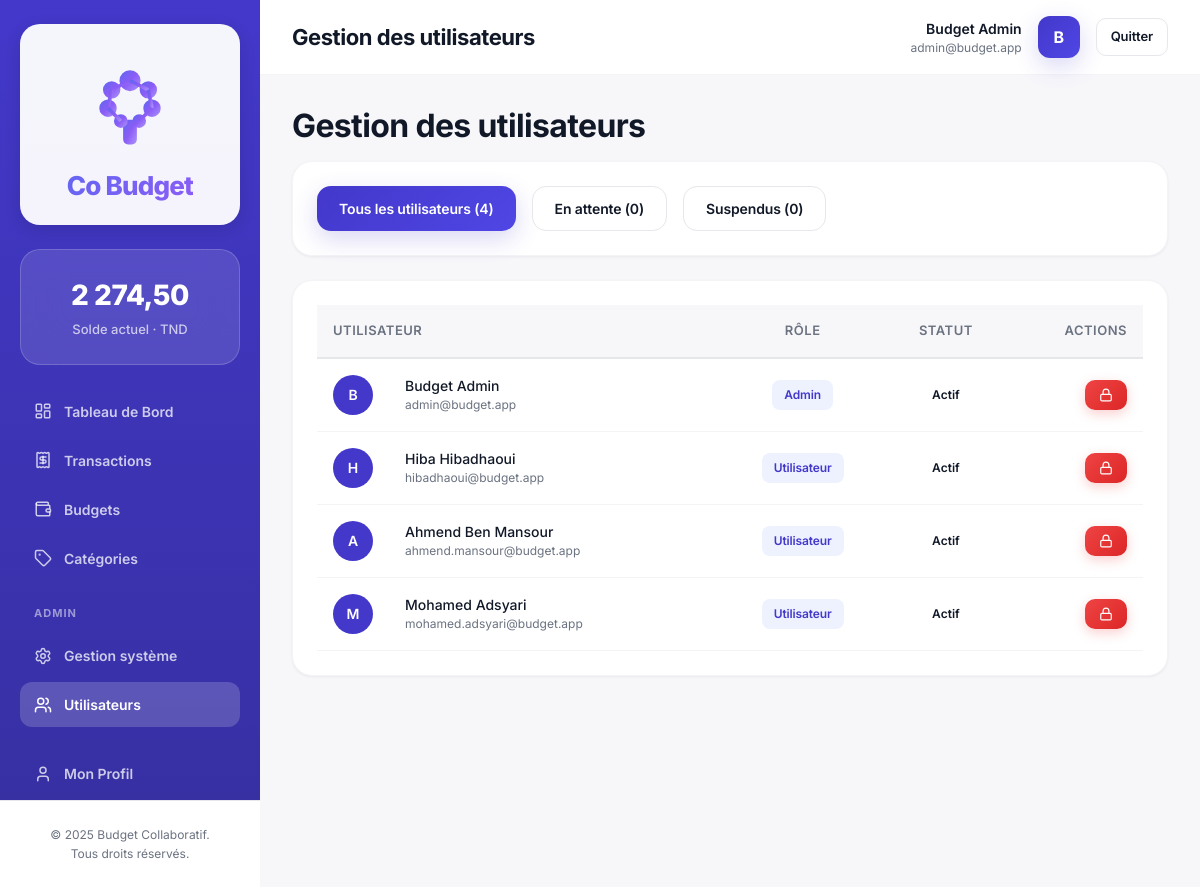
The app's page /modules/admin/users_list.php (signed in) with its own data.
### tables this page shows
CREATE TABLE IF NOT EXISTS utilisateurs (
  id INT PRIMARY KEY AUTO_INCREMENT,
  nom VARCHAR(100) NOT NULL,
  prenom VARCHAR(100) NOT NULL,
  email VARCHAR(255) UNIQUE NOT NULL,
  mot_de_passe VARCHAR(255) NOT NULL,
  role ENUM('visiteur', 'utilisateur', 'admin') DEFAULT 'utilisateur',
  statut ENUM('inactif', 'actif', 'suspendu') DEFAULT 'inactif',
  date_creation TIMESTAMP DEFAULT CURRENT_TIMESTAMP,
  updated_at TIMESTAMP DEFAULT CURRENT_TIMESTAMP ON UPDATE CURRENT_TIMESTAMP,
  INDEX idx_email (email),
  INDEX idx_statut (statut),
  INDEX idx_role (role)
);

### helpers/auth_helper.php (called while the page is built, shortened)
<?php
function getCurrentUser() {
    return $_SESSION['user'] ?? null;
}

### helpers/validation_helper.php (called while the page is built, shortened)
<?php
function sanitize($input) {
    $input = trim($input);
    $input = stripslashes($input);
    $input = htmlspecialchars($input, ENT_QUOTES, 'UTF-8');
    return $input;
}

### modules/admin/users_list.php (the view, shortened to what this page needs)
<?php
require_once '../../config/database.php';
require_once '../../helpers/auth_helper.php';
require_once '../../helpers/validation_helper.php';
$pageTitle = 'Gestion des utilisateurs';
$customCSS = 'admin.css';
$filter = sanitize($_GET['filter'] ?? '');
try {
    $totalCount = (int)$pdo->query('SELECT COUNT(*) FROM utilisateurs')->fetchColumn();
    $inactiveCount = (int)$pdo->query('SELECT COUNT(*) FROM utilisateurs WHERE statut = "inactif"')->fetchColumn();
    $suspendedCount = (int)$pdo->query('SELECT COUNT(*) FROM utilisateurs WHERE statut = "suspendu"')->fetchColumn();
} catch (PDOException $e) {
    $totalCount = $inactiveCount = $suspendedCount = 0;
}
try {
    $query = 'SELECT * FROM utilisateurs WHERE 1=1';
    $params = [];
    $query .= ' ORDER BY date_creation DESC';
    $stmt = $pdo->prepare($query);
    $stmt->execute($params);
    $users = $stmt->fetchAll();
} catch (PDOException $e) {
    error_log('Database error: ' . $e->getMessage());
    $users = [];
}
require_once '../../views/layouts/header.php';
?>
<div style="margin-bottom: var(--spacing-lg);">
    <h1>Gestion des utilisateurs</h1>
    <div class="card" style="margin-bottom: var(--spacing-lg);">
        <div style="display: flex; gap: var(--spacing-base); flex-wrap: wrap;">
            <a href="<?php echo BASE_URL; ?>/modules/admin/users_list.php" class="btn <?php echo !$filter ? 'btn-primary' : 'btn-secondary'; ?>">
                Tous les utilisateurs (<?php echo $totalCount; ?>)
            </a>
            <a href="<?php echo BASE_URL; ?>/modules/admin/users_list.php?filter=inactive" class="btn <?php echo $filter === 'inactive' ? 'btn-primary' : 'btn-secondary'; ?>">
                En attente (<?php echo $inactiveCount; ?>)
            </a>
            <a href="<?php echo BASE_URL; ?>/modules/admin/users_list.php?filter=suspended" class="btn <?php echo $filter === 'suspended' ? 'btn-primary' : 'btn-secondary'; ?>">
                Suspendus (<?php echo $suspendedCount; ?>)
            </a>
        </div>
    </div>
</div>
<div class="card">
    <?php if (empty($users)): ?>
        <p class="text-center text-muted" style="padding: var(--spacing-lg);">
            Aucun utilisateur trouvé.
        </p>
    <?php else: ?>
        <table class="users-table">
            <thead>
                <tr style="border-bottom: 2px solid var(--color-border);">
                    <th style="padding: var(--spacing-base); text-align: left; font-weight: 600;">Utilisateur</th>
                    <th style="padding: var(--spacing-base); text-align: center; font-weight: 600;">Rôle</th>
                    <th style="padding: var(--spacing-base); text-align: center; font-weight: 600;">Statut</th>
                    <th style="padding: var(--spacing-base); text-align: right; font-weight: 600;">Actions</th>
                </tr>
            </thead>
            <tbody>
                <?php foreach ($users as $user): ?>
                    <tr style="border-bottom: 1px solid var(--color-border);">
                        <td style="padding: var(--spacing-base);">
                            <div style="display: flex; align-items: center; gap: var(--spacing-base);">
                                <div class="user-avatar" style="flex-shrink: 0;">
                                    <?php echo strtoupper(substr($user['prenom'], 0, 1)); ?>
                                </div>
                                <div>
                                    <div style="font-weight: 500;">
                                        <?php echo htmlspecialchars($user['prenom'] . ' ' . $user['nom']); ?>
                                    </div>
                                    <div style="font-size: 12px; color: var(--color-text-secondary);">
                                        <?php echo htmlspecialchars($user['email']); ?>
                                    </div>
                                </div>
                            </div>
                        </td>
                        <td style="padding: var(--spacing-base); text-align: center;">
                            <span class="badge badge-primary">
                                <?php echo ucfirst($user['role']); ?>
                            </span>
                        </td>
                        <td style="padding: var(--spacing-base); text-align: center;">
                            <span class="status-badge status-<?php echo $user['statut']; ?>">
                                <?php echo ucfirst($user['statut']); ?>
                            </span>
                        </td>
                        <td style="padding: var(--spacing-base); text-align: right;">
                            <div style="display: flex; gap: var(--spacing-sm); justify-content: flex-end;">
                                <?php if ($user['statut'] === 'actif'): ?>
                                    <form method="POST" style="display: inline;" class="suspend-form">
                                        <button type="button" class="btn btn-danger btn-sm" title="Suspendre le compte" onclick="confirmSuspend(this.form)">
                                            <i data-lucide="lock" style="width: 14px; height: 14px;"></i>
                                        </button>
                                    </form>
                                <?php endif; ?>
                            </div>
                        </td>
                    </tr>
                <?php endforeach; ?>
            </tbody>
        </table>
    <?php endif; ?>
</div>
<?php require_once '../../views/layouts/footer.php'; ?>

### views/layouts/header.php (shortened to what this page needs)
<?php
require_once __DIR__ . '/../../helpers/auth_helper.php';
$user = getCurrentUser();
?>
<!DOCTYPE html>
<html lang="fr">
<head>
    <link rel="stylesheet" href="<?php echo BASE_URL; ?>/assets/css/global.css?v=<?php echo time(); ?>">
    <?php if (isset($customCSS)): ?>
        <link rel="stylesheet" href="<?php echo BASE_URL; ?>/assets/css/<?php echo $customCSS; ?>?v=<?php echo time(); ?>">
    <?php endif; ?>
</head>
<body>
    <div style="display: grid; grid-template-columns: <?php echo $user ? '260px 1fr' : '1fr'; ?>; min-height: 100vh; background-color: var(--color-bg);">
        <?php if ($user): ?>
            <?php require_once __DIR__ . '/sidebar.php'; ?>
        <?php endif; ?>
        <div style="display: flex; flex-direction: column; min-height: 100vh; min-width: 0; overflow-x: hidden;">
            <header style="
                background-color: var(--color-surface);
                border-bottom: 1px solid var(--color-border-light);
                padding: 16px var(--spacing-xl);
                display: flex;
                justify-content: space-between;
                align-items: center;
                position: sticky;
                top: 0;
                z-index: 100;
            ">
                <div>
                    <h2 style="margin: 0; font-size: 22px; font-weight: 700; color: var(--color-text-primary);">
                        <?php echo isset($pageTitle) ? htmlspecialchars($pageTitle) : APP_NAME; ?>
                    </h2>
                </div>
                <?php if ($user): ?>
                    <div style="display: flex; align-items: center; gap: 16px;">
                        <div style="text-align: right;">
                            <div style="font-size: 14px; font-weight: 600; color: var(--color-text-primary);">
                                <?php echo htmlspecialchars($user['prenom']); ?> <?php echo htmlspecialchars($user['nom']); ?>
                            </div>
                            <div style="font-size: 12px; color: var(--color-text-secondary);">
                                <?php echo htmlspecialchars($user['email']); ?>
                            </div>
                        </div>
                        <a href="<?php echo BASE_URL; ?>/modules/users/profile.php" title="Mon profil" style="
                            display: flex;
                            align-items: center;
                            justify-content: center;
                            width: 42px;
                            height: 42px;
                            border-radius: 12px;
                            background: linear-gradient(135deg, var(--color-primary) 0%, var(--color-primary-light) 100%);
                            color: white;
                            font-weight: 700;
                            font-size: 16px;
                            transition: var(--transition);
                            box-shadow: var(--shadow-indigo);
                        " onmouseover="this.style.transform='scale(1.05)'" onmouseout="this.style.transform='scale(1)'">
                            <?php echo strtoupper(substr($user['prenom'], 0, 1)); ?>
                        </a>
                        <a href="<?php echo BASE_URL; ?>/modules/auth/logout.php" class="btn btn-secondary btn-sm" title="Déconnexion">
                            Quitter
                        </a>
                    </div>
                <?php else: ?>
                    <a href="<?php echo BASE_URL; ?>/modules/auth/login.php" class="btn btn-primary">
                        Se connecter
                    </a>
                <?php endif; ?>
            </header>
            <main style="
                flex: 1;
                padding: var(--spacing-xl);
                overflow-y: auto;
                width: 100%;
                box-sizing: border-box;
            ">

### assets/css/global.css (style rules this page uses)
:root { --color-primary: #4338CA; --color-primary-light: #4F46E5; --color-primary-hover: #3730A3; --color-primary-bg: #EEF2FF; --color-secondary: #4FC3F7; --color-coral: #FF8A8A; --color-bg: #F7F7FA; --color-bg-secondary: #FFFFFF; --color-surface: #FFFFFF; --color-bg-beige: #F5E9D8; --color-border: #E5E7EB; --color-border-light: #F3F4F6; --color-text-primary: #111827; --color-text-secondary: #6B7280; --color-text-tertiary: #9CA3AF; --color-success: #10B981; --color-success-light: #D1FAE5; --color-danger: #EF4444; --color-danger-light: #FEE2E2; --color-warning: #F59E0B; --color-warning-light: #FEF3C7; --color-info: #4FC3F7; --color-info-light: #E0F2FE; --color-accent: #4338CA; --color-accent-dark: #3730A3; --color-accent-light: #EEF2FF; --font-body: 'Inter', -apple-system, BlinkMacSystemFont, 'SF Pro Display', sans-serif; --font-heading: 'Inter', -apple-system, BlinkMacSystemFont, 'SF Pro Display', sans-serif; --radius-sm: 8px; --radius: 14px; --radius-lg: 20px; --radius-xl: 24px; --radius-2xl: 28px; --shadow-xs: 0 1px 2px rgba(17, 24, 39, 0.04); --shadow-sm: 0 1px 3px rgba(17, 24, 39, 0.06); --shadow: 0 4px 12px rgba(17, 24, 39, 0.04); --shadow-md: 0 8px 24px rgba(17, 24, 39, 0.06); --shadow-lg: 0 16px 40px rgba(17, 24, 39, 0.08); --shadow-xl: 0 24px 60px rgba(17, 24, 39, 0.1); --shadow-indigo: 0 8px 24px rgba(67, 56, 202, 0.2); --spacing-xs: 4px; --spacing-sm: 8px; --spacing-base: 16px; --spacing-lg: 24px; --spacing-xl: 32px; --spacing-2xl: 48px; --transition: all 200ms cubic-bezier(0.4, 0, 0.2, 1); }
* { margin: 0; padding: 0; box-sizing: border-box; }
html { scroll-behavior: smooth; -webkit-font-smoothing: antialiased; -moz-osx-font-smoothing: grayscale; }
body { font-family: var(--font-body); background-color: var(--color-bg); color: var(--color-text-primary); line-height: 1.5; font-size: 15px; font-weight: 400; width: 100%; min-height: 100vh; }
html { width: 100%; }
h1, h2, h3, h4, h5, h6 { font-family: var(--font-heading); font-weight: 700; line-height: 1.2; margin-bottom: var(--spacing-base); color: var(--color-text-primary); letter-spacing: -0.02em; }
h1 { font-size: 32px; font-weight: 700; }
h2 { font-size: 26px; font-weight: 700; }
a { color: var(--color-primary); text-decoration: none; transition: var(--transition); }
.card { background: var(--color-surface); border: 1px solid var(--color-border-light); border-radius: var(--radius-lg); padding: var(--spacing-lg); box-shadow: var(--shadow-sm); transition: var(--transition); }
.btn { display: inline-flex; align-items: center; justify-content: center; gap: 8px; padding: 11px 22px; border: none; border-radius: var(--radius); font-size: 14px; font-weight: 600; cursor: pointer; transition: var(--transition); white-space: nowrap; text-decoration: none; letter-spacing: -0.01em; font-family: var(--font-body); }
.btn-primary { background: linear-gradient(135deg, var(--color-primary) 0%, var(--color-primary-light) 100%); color: #FFFFFF; box-shadow: var(--shadow-indigo); }
.btn-secondary { background-color: var(--color-surface); border: 1px solid var(--color-border); color: var(--color-text-primary); }
.btn-danger { background: linear-gradient(135deg, #EF4444 0%, #DC2626 100%); color: white; box-shadow: 0 4px 12px rgba(239, 68, 68, 0.25); }
.btn-sm { padding: 8px 14px; font-size: 13px; border-radius: 10px; }
.badge { display: inline-block; padding: 6px 12px; border-radius: 8px; font-size: 12px; font-weight: 600; letter-spacing: -0.01em; }
.badge-primary { background-color: var(--color-primary-bg); color: var(--color-primary); }
table { width: 100%; border-collapse: collapse; }
thead { background-color: var(--color-bg); }
th { padding: 14px var(--spacing-base); text-align: left; font-weight: 600; color: var(--color-text-secondary); border-bottom: 1px solid var(--color-border-light); font-size: 13px; text-transform: uppercase; letter-spacing: 0.5px; }
td { padding: 16px var(--spacing-base); border-bottom: 1px solid var(--color-border-light); font-size: 14px; }
tbody tr { transition: var(--transition); }

### assets/css/admin.css (style rules this page uses)
.users-table { width: 100%; }
.user-avatar { width: 40px; height: 40px; border-radius: 50%; background-color: var(--color-accent); color: white; display: flex; align-items: center; justify-content: center; font-weight: 600; margin-right: var(--spacing-base); }
.status-badge { padding: 4px 12px; border-radius: 12px; font-size: 12px; font-weight: 600; display: inline-block; }

### records on screen
utilisateurs: prenom "Budget", nom "Admin", email "admin@budget.app", prenom "B", prenom+nom "Budget Admin", role "Admin", statut "Actif"
utilisateurs: prenom "H", prenom+nom "Hiba Hibadhaoui", email "hibadhaoui@budget.app", role "Utilisateur", statut "Actif"
utilisateurs: prenom "A", prenom+nom "Ahmend Ben Mansour", email "ahmend.mansour@budget.app", role "Utilisateur", statut "Actif"
utilisateurs: prenom "M", prenom+nom "Mohamed Adsyari", email "mohamed.adsyari@budget.app", role "Utilisateur", statut "Actif"

### other values on screen
$currentBalance "2 274,50"
$item['label'] "Tableau de Bord"
$item['label'] "Transactions"
$item['label'] "Budgets"
$item['label'] "Catégories"
$item['label'] "Gestion système"
$item['label'] "Utilisateurs"
$pageTitle "Gestion des utilisateurs"
$totalCount "4"
$inactiveCount "0"
$suspendedCount "0"
APP_NAME "Budget Collaboratif"
